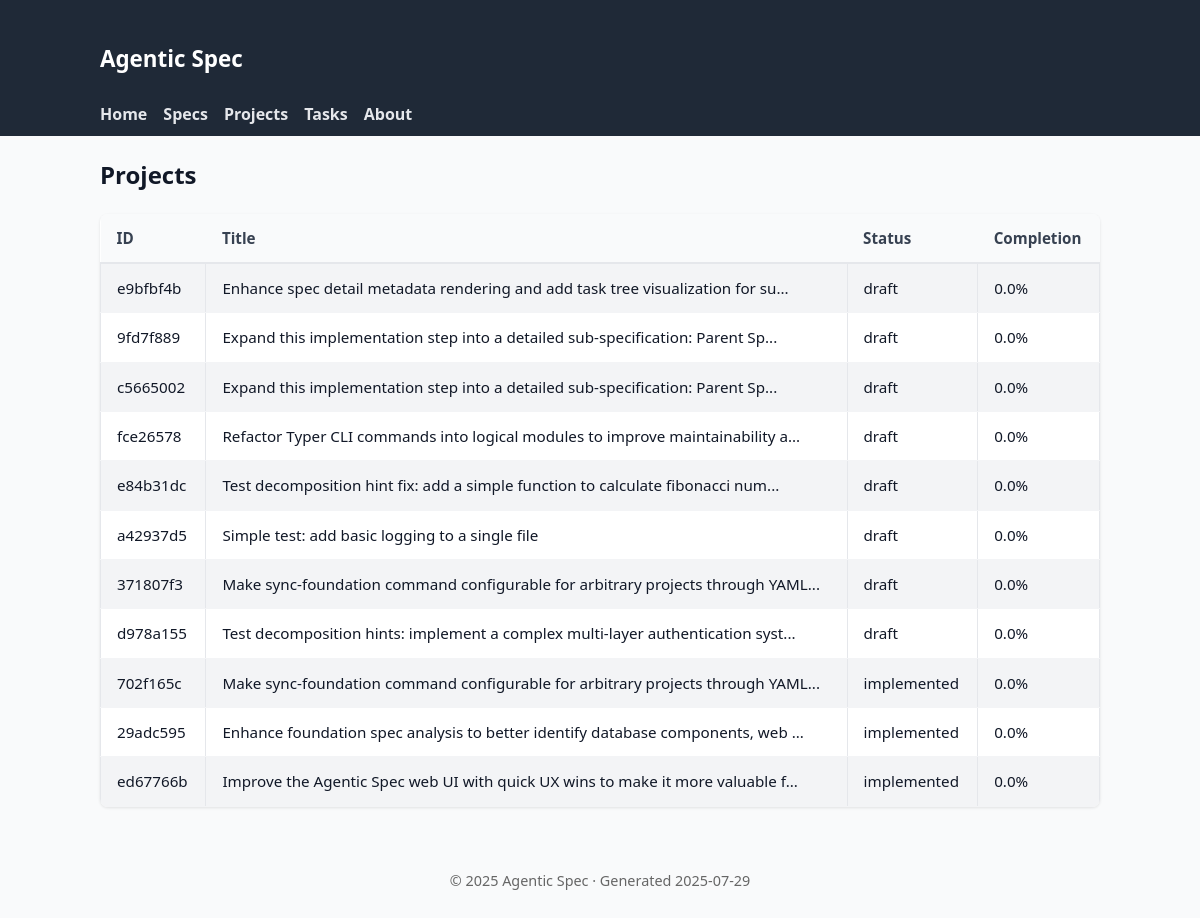
Before: /projects with the older database file.
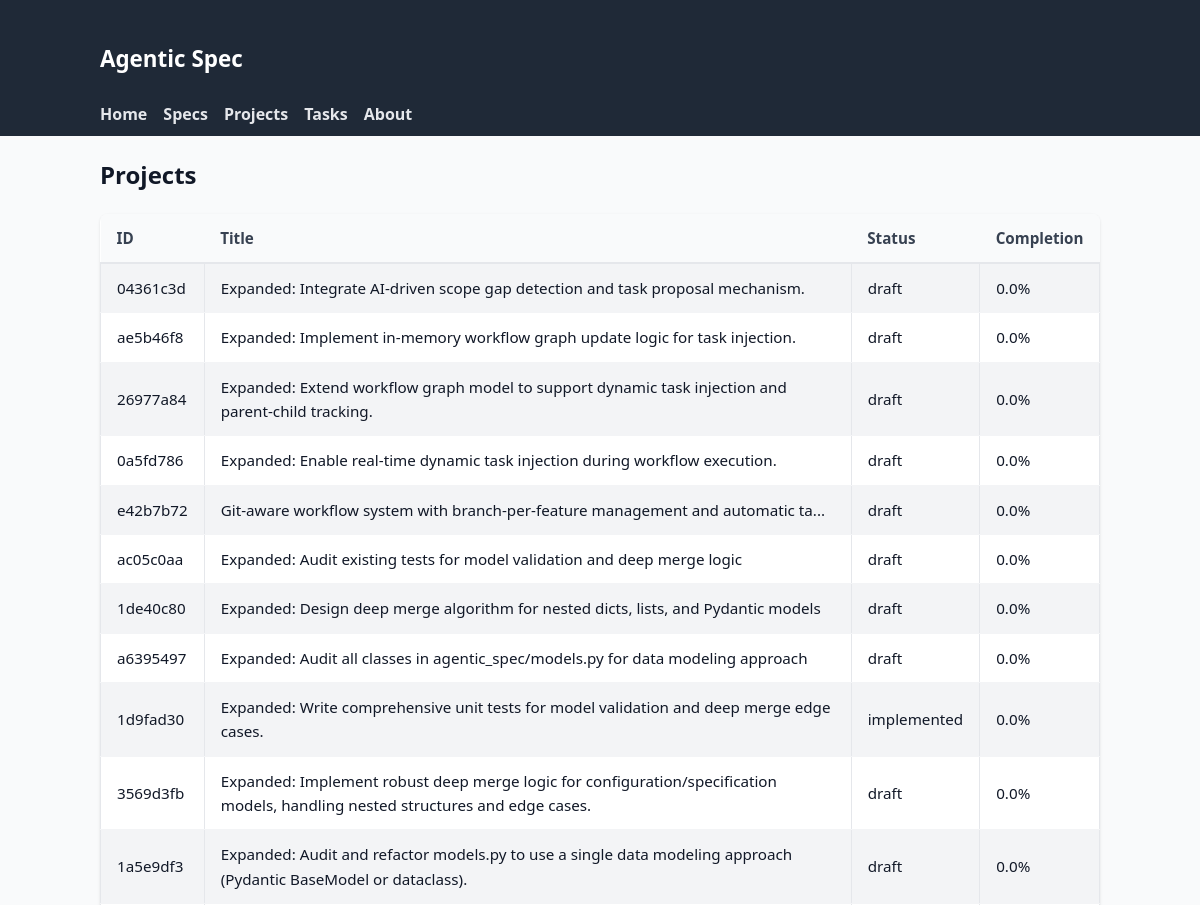
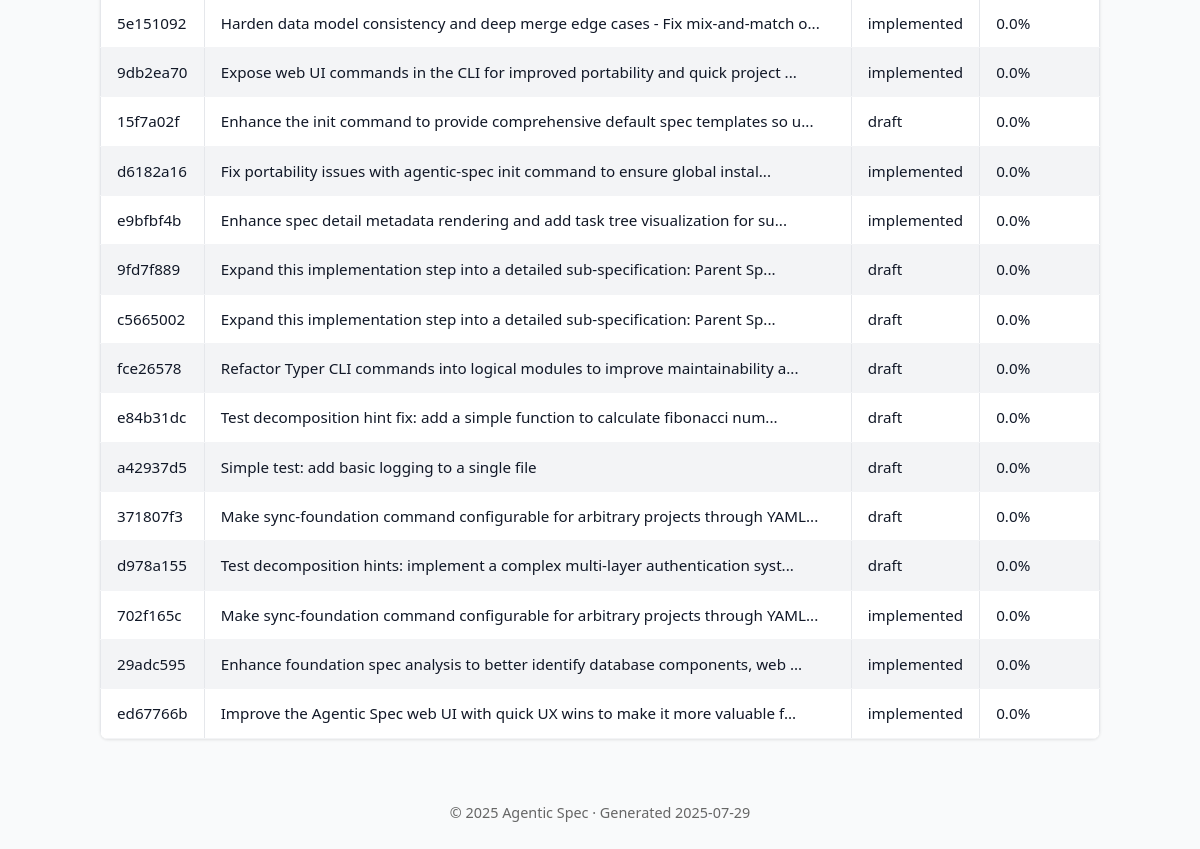
After: the same page with the newer database file (2 pictures, top to bottom).
### tables this page shows
CREATE TABLE specifications (
                id TEXT PRIMARY KEY,
                title TEXT NOT NULL,
                inherits TEXT DEFAULT '[]',
                created TIMESTAMP NOT NULL,
                updated TIMESTAMP NOT NULL,
                version TEXT NOT NULL,
                status TEXT NOT NULL,
                parent_spec_id TEXT,
                child_spec_ids TEXT DEFAULT '[]',
                context TEXT NOT NULL,
                requirements TEXT NOT NULL,
                review_notes TEXT DEFAULT '[]',
                context_parameters TEXT,
                -- Enhanced tracking fields
                workflow_status TEXT DEFAULT 'created',
                is_completed BOOLEAN DEFAULT FALSE,
                completed_at TIMESTAMP,
                last_accessed TIMESTAMP,
                completion_percentage REAL DEFAULT 0.0,
                priority INTEGER DEFAULT 5,
                -- Lifecycle timestamps
                reviewed_at TIMESTAMP,
                approved_at TIMESTAMP,
                implemented_at TIMESTAMP,
                -- Metadata tracking
                created_by TEXT DEFAULT 'system',
                last_updated_by TEXT DEFAULT 'system',
                tags TEXT DEFAULT '[]'
            );

### agentic_spec/web_ui.py (the view)
@app.get("/projects", response_class=HTMLResponse)
async def list_projects(request: Request):
    async with await get_db_manager() as manager:
        specs = await manager.backend.list_specifications()
        projects = []
        for spec in specs:
            projects.append(
                {
                    "id": spec.id,
                    "title": spec.title,
                    "status": spec.status.value,
                    "workflow_status": spec.workflow_status.value,
                    "created": spec.created,
                    "updated": spec.updated,
                    "completion_percentage": spec.completion_percentage,
                    "is_completed": spec.is_completed,
                    "priority": spec.priority,
                    "tags": spec.tags,
                }
            )
        ctx = base_context(request, title="Projects")
        ctx["projects"] = projects
        return templates.TemplateResponse("project_list.html", ctx)

### agentic_spec/web_templates/project_list.html
{% extends 'base.html' %}
{% block content %}
<h2>Projects</h2>
<table>
  <thead>
    <tr>
      <th>ID</th>
      <th>Title</th>
      <th>Status</th>
      <th>Completion</th>
    </tr>
  </thead>
  <tbody>
    {% for p in projects %}
    <tr>
      <td><a href="/specs/{{ p.id }}">{{ p.id }}</a></td>
      <td><a href="/specs/{{ p.id }}">{{ p.title }}</a></td>
      <td><a href="/specs/{{ p.id }}">{{ p.status }}</a></td>
      <td>{{ p.completion_percentage }}%</td>
    </tr>
    {% else %}
    <tr><td colspan="4">No projects available.</td></tr>
    {% endfor %}
  </tbody>
</table>
{% endblock %}

### agentic_spec/web_templates/base.html (shortened to what this page needs)
<!DOCTYPE html>
<html lang="en">
<head>
    <link rel="stylesheet" href="/static/styles.css" />
</head>
<body>
    <header class="site-header" role="banner">
        <div class="container">
            <h1 class="logo"><a href="/">Agentic&nbsp;Spec</a></h1>
            <nav class="primary-nav" aria-label="Primary">
                <a href="/" class="nav-link">Home</a>
                <a href="/specs" class="nav-link">Specs</a>
                <a href="/projects" class="nav-link">Projects</a>
                <a href="/tasks" class="nav-link">Tasks</a>
                <a href="/about" class="nav-link">About</a>
            </nav>
        </div>
    </header>
    <main id="main-content" class="container" role="main">
        {% block content %}{% endblock %}
    </main>
    <footer class="site-footer" role="contentinfo">
        <div class="container">
            <p>&copy; {{ now().year }} Agentic Spec &middot; Generated {{ now().strftime('%Y-%m-%d') }}</p>
        </div>
    </footer>
</body>
</html>

### agentic_spec/web_templates/static/styles.css (style rules this page uses)
body { font-family: system-ui, -apple-system, Segoe UI, Roboto, Helvetica, Arial, sans-serif; margin: 0; background: #f9fafb; color: #111827; line-height: 1.6; }
.container { max-width: 1000px; margin: 0 auto; padding: 0 1rem; }
table { width: 100%; border-collapse: collapse; margin-top: 1rem; font-size: 0.95rem; }
th { background: #374151; color: #fff; padding: 8px; text-align: left; }
td { padding: 8px; border: 1px solid #e5e7eb; }
tbody tr:nth-child(odd) { background: #f3f4f6; }
.site-header { background: #1f2937; color: #fff; padding: 0.5rem 0; }
.logo a { color: #fff; text-decoration: none; font-size: 1.4rem; }
.primary-nav { display: flex; gap: 1rem; flex-wrap: wrap; margin-top: 0.5rem; }
.primary-nav .nav-link { color: #e5e7eb; text-decoration: none; font-weight: 600; }
table a { color: inherit; text-decoration: none; }
table { width: 100%; border-collapse: collapse; margin-top: 1rem; font-size: 0.95rem; background: #fff; border-radius: 0.5rem; overflow: hidden; box-shadow: 0 1px 3px rgba(0,0,0,0.1); }
th { background: #f9fafb; color: #374151; padding: 0.75rem 1rem; text-align: left; font-weight: 600; border-bottom: 2px solid #e5e7eb; }
td { padding: 0.75rem 1rem; border-bottom: 1px solid #f3f4f6; }
.site-footer { margin-top: 2rem; font-size: 0.9rem; color: #666; text-align: center; padding: 1rem 0; }

Changed rows visible on the page:
added specifications: id "04361c3d", title "Expanded: Integrate AI-driven scope gap detection and task proposal mechanism.", status "draft", completion_percentage "0.0"
added specifications: id "ae5b46f8", title "Expanded: Implement in-memory workflow graph update logic for task injection.", status "draft", completion_percentage "0.0"
added specifications: id "26977a84", title "Expanded: Extend workflow graph model to support dynamic task injection and parent-child tracking.", status "draft", completion_percentage "0.0"
added specifications: id "0a5fd786", title "Expanded: Enable real-time dynamic task injection during workflow execution.", status "draft", completion_percentage "0.0"
added specifications: id "e42b7b72", title "Git-aware workflow system with branch-per-feature management and automatic ta...", status "draft", completion_percentage "0.0"
added specifications: id "ac05c0aa", title "Expanded: Audit existing tests for model validation and deep merge logic", status "draft", completion_percentage "0.0"
added specifications: id "1de40c80", title "Expanded: Design deep merge algorithm for nested dicts, lists, and Pydantic models", status "draft", completion_percentage "0.0"
added specifications: id "a6395497", title "Expanded: Audit all classes in agentic_spec/models.py for data modeling approach", status "draft", completion_percentage "0.0"
added specifications: id "1d9fad30", title "Expanded: Write comprehensive unit tests for model validation and deep merge edge cases.", status "implemented", completion_percentage "0.0"
added specifications: id "3569d3fb", title "Expanded: Implement robust deep merge logic for configuration/specification models, handling nested structures and edge cases.", status "draft", completion_percentage "0.0"
added specifications: id "1a5e9df3", title "Expanded: Audit and refactor models.py to use a single data modeling approach (Pydantic BaseModel or dataclass).", status "draft", completion_percentage "0.0"
added specifications: id "5e151092", title "Harden data model consistency and deep merge edge cases - Fix mix-and-match o...", status "implemented", completion_percentage "0.0"
added specifications: id "9db2ea70", title "Expose web UI commands in the CLI for improved portability and quick project ...", status "implemented", completion_percentage "0.0"
added specifications: id "15f7a02f", title "Enhance the init command to provide comprehensive default spec templates so u...", status "draft", completion_percentage "0.0"
added specifications: id "d6182a16", title "Fix portability issues with agentic-spec init command to ensure global instal...", status "implemented", completion_percentage "0.0"
changed specifications "e9bfbf4b": status "draft" → "implemented"
